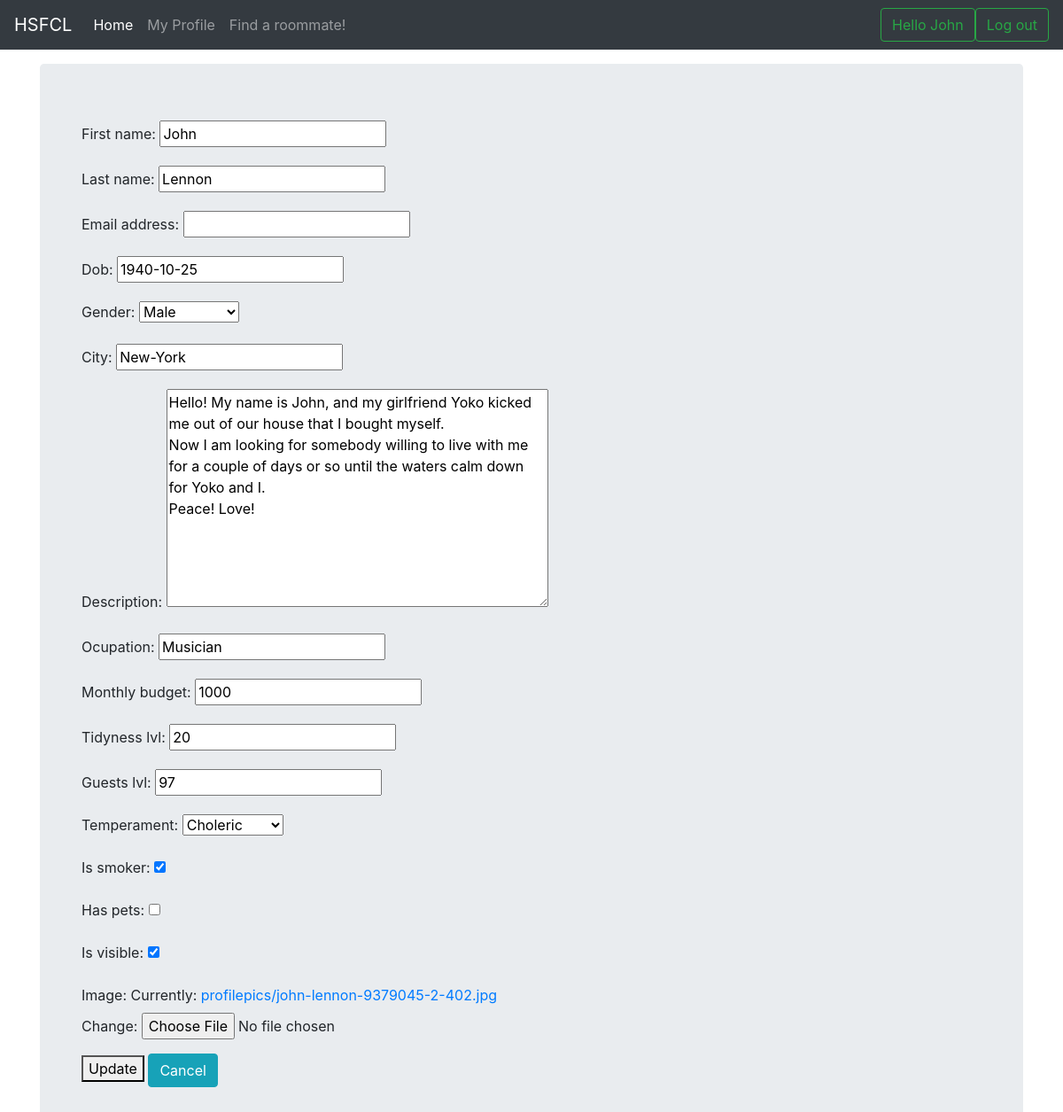
/updateprofile (signed in), run on the app's committed database.
### filter/models.py (models this page shows, shortened)
class Profile(models.Model):
    user = models.OneToOneField(User, on_delete=models.CASCADE)
    dob = models.DateField(default=datetime.date(1989, 12, 25))
    GENDER_CHOICES = (('M', 'Male'), ('F','Female'), ('U', 'Unspecified'))
    gender = models.CharField(max_length=12, choices=GENDER_CHOICES, default='Unspecified')
    city = models.CharField(max_length=100, default='Braşov')
    description = models.TextField()
    ocupation = models.CharField(max_length=100, default='Unspecified')
    monthly_budget = models.IntegerField(default=500, validators=[
                                                        MaxValueValidator(10000),
                                                        MinValueValidator(1)])
    tidyness_lvl = models.IntegerField(default=50, validators=[
                                                        MaxValueValidator(100),
                                                        MinValueValidator(1)])
    guests_lvl = models.IntegerField(default=50, validators=[
                                                        MaxValueValidator(100),
                                                        MinValueValidator(1)])
    TEMPERAMENT_CHOICES = (('S', 'Sanguine'), ('P', 'Phlegmatic'),
                        ('C', 'Choleric'), ('M', 'Melancholic'),
                        ('U', 'Unspecified'))
    temperament = models.CharField(max_length=12, choices=TEMPERAMENT_CHOICES, default='Unspecified')
    is_smoker = models.BooleanField(default = False)
    has_pets = models.BooleanField(default = False)
    is_visible = models.BooleanField(default = False)
    image = models.ImageField(upload_to='profilepics', default='profilepics/cat.jpeg')
    class Meta:
        verbose_name = 'Profile'
        verbose_name_plural = 'Profiles'
        ordering = ['user']

### filter/views.py (the view)
# urls.py: url(r'^updateprofile$', views.update_profile, name='updateprofile'),
@login_required
@transaction.atomic
def update_profile(request):
    if request.method == 'POST':
        user_form = UserForm(request.POST, instance=request.user)
        profile_form = ProfileForm(request.POST, request.FILES, instance=request.user.profile)
        if user_form.is_valid() and profile_form.is_valid():
            user_form.save()
            profile_form.save()
            messages.success(request, ('Your profile was successfully updated!'))
            return redirect('myprofile')
        else:
            messages.error(request, ('Please correct the error below.'))
    else:
        user_form = UserForm(instance=request.user)
        profile_form = ProfileForm(instance=request.user.profile)
    return render(request, 'filter/updateprofile.html', {
        'user_form': user_form,
        'profile_form': profile_form
    })

### filter/forms.py
class UserForm(forms.ModelForm):
    class Meta:
        model = User
        fields = ('first_name', 'last_name', 'email')

class ProfileForm(forms.ModelForm):
    class Meta:
        model = Profile
        fields = ('dob', 'gender', 'city', 'description', 'ocupation',
            'monthly_budget', 'tidyness_lvl', 'guests_lvl', 'temperament',
            'is_smoker', 'has_pets', 'is_visible', 'image')

### templates/filter/updateprofile.html (shortened to what this page needs)
{% extends "base.html" %}
{% block body %}
<form method="post" enctype="multipart/form-data">
  <div class="container">
    {{ user_form.as_p }}
    {{ profile_form.as_p }}
    <button type="submit">Update</button>
    <a href="myprofile" class="btn btn-info" role="button">Cancel</a>
  </form>
  </div>
{% endblock %}

### templates/base.html (shortened to what this page needs)
<!DOCTYPE html>
<html>
  <head>
    <link rel="stylesheet" href="https://maxcdn.bootstrapcdn.com/bootstrap/4.0.0-beta.2/css/bootstrap.min.css">
    <link rel="stylesheet" href="/css/navbar.css">
  </head>
  <body>
    <nav class="navbar navbar-expand-md navbar-dark fixed-top bg-dark">
     <a class="navbar-brand" href="#">HSFCL</a>
     <div class="collapse navbar-collapse" id="navbarCollapse">
        {% block navbar %}
       <ul class="navbar-nav mr-auto">
         <li class="nav-item active">
           <a class="nav-link" href="{% url 'render_home' %}">Home</a>
         </li>
         <li class="nav-item">
           <a class="nav-link" href="{% url 'myprofile' %}">My Profile</a>
         </li>
         <li class="nav-item">
           <a class="nav-link" href="{% url 'search' %}">Find a roommate!</a>
         </li>
       </ul>
        {% endblock %}
       <form class="form-inline mt-2 mt-md-0">
         {% if user.is_authenticated %}
           <button class="btn btn-outline-success my-2 my-sm-0">Hello {{ user.first_name }}</button>
           <a href="logout" class="btn btn-outline-success my-2 my-sm-0" role="button">Log out</a>
         {% else %}
         <a href="{% url 'login' %}" class="btn btn-outline-success my-2 my-sm-0" role="button">Login</a>
         {% endif %}
       </form>
     </div>
   </nav>
   <main role="main" class="container">
      <div class="jumbotron">
        {% block body %}
        {% endblock %}
    </main>
  </body>
</html>

### static/css/navbar.css (style rules this page uses)
body { min-height: 75rem; padding-top: 4.5rem; }

### data on the page
Profile: dob "1940-10-25", gender "Male", city "New-York", description "Hello! My name is John, and my girlfriend Yoko kicked me out of our house that I bought myself. Now I am looking for somebody willing to live with me for a couple of days or so until the waters calm down for Yoko and I. Peace! Love!", ocupation "Musician", monthly_budget "1000", tidyness_lvl "20", guests_lvl "97", temperament "Choleric", is_smoker "☑", is_visible "☑"

### other printed values
{{ user.first_name }} "John"
